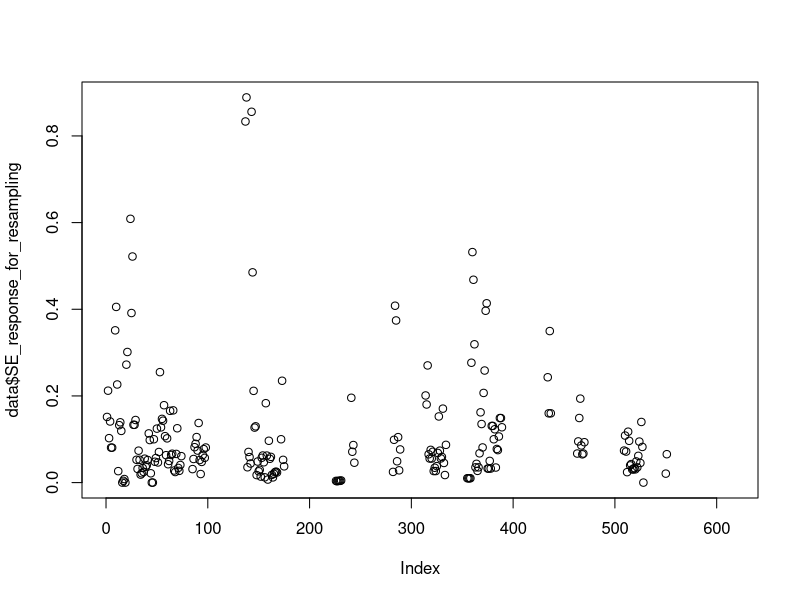

Here is the R script that generated this plot: (Note: this script raises an error after producing the figure.)
# load libraries ----------------------------------------------------------
library(tidyverse)


#### Step 2: read in the data
data<-read_csv(file="raw_data/direct_responses_data_jan2.csv")

#make a unique identifier for each author, pub_year, and response_variable combination
data$study<-as.factor(paste(data$Author, data$Pub_Year, data$English_Name, 
                            data$Life_stage, data$Response_variable, data$treatment_var))
#check units of oxygen entered
#View(data %>%
#  filter(treatment_var=="oxygen")) 
#checked website, seems fine

# make upper and lower SE, convert 95CI to upper and lower SE for some data
data$lowerSE<-ifelse(is.na(data$LCI_response), 
                     data$response-data$SE_response, 
                     data$response-((data$response-data$LCI_response)/1.96))
data$upperSE<-ifelse(is.na(data$UCI_response), 
                     data$response+data$SE_response, 
                     data$response+((data$UCI_response-data$response)/1.96))


#check first zeros - these are somewhat nonsensical as negatives:
#photosyntehsis, growth rate, activity
filter(data, response<0)

#recenter negative response values to 0, carry upper error distribution
#also limit negative values to 0
#data<-data %>%
#  mutate(rec_lowerSE=ifelse(lowerSE<0.01, 0.01, lowerSE), #limit lower SE to min 0.01
#         rec_upperSE=ifelse(response<0, max(upperSE-response, 0.01), upperSE), # limit upper SE to min 0.01
#         recentered_response=(ifelse(response<0.01, 0.01, response))) # limit response to 0.01
#maybe I only did this because I was going to take logs???
#try not doing it
#calculate variables within each study
data<-data %>% 
  group_by(study) %>%
  mutate(max_response=max(response),   #add columns of max response and log response relative to max
         rel_response=(response/max_response), #relative response to max
         rel_upperSE=(upperSE/max_response),
         rel_lowerSE=(lowerSE/max_response),
         SE_response_for_resampling=rel_upperSE-rel_response) %>%
  ungroup()
plot(data$SE_response_for_resampling)


filter(data, rel_response<0)

#calculate variables within each study
#potentially delete this:
#data<-data %>% 
#  group_by(study) %>%
#  mutate(max_response=max(recentered_response),   #add columns of max response and log response relative to max
#  rel_response=(recentered_response/max_response), #log of relative response to max
#  rel_upperSE=(rec_upperSE/max_response),
#  rel_lowerSE=(rec_lowerSE/max_response),
#  SE_response_for_resampling=rel_upperSE-rel_response) %>%
#  ungroup()


data$SE_response_for_resampling<-ifelse(is.na(
  data$SE_response_for_resampling), 0, 
  data$SE_response_for_resampling) #change NAs to 0


#change treatment_var from CO2 to pH if only pH data are available
data<-data %>%
  mutate(treatment_var=ifelse(!is.na(data$pH) & is.na(data$CO2), 
                                   "pH", treatment_var))

#add a column with the important treatment value
data<-data %>%
  mutate(treat_value=case_when(data$treatment_var=="CO2"~CO2,
                             data$treatment_var=="oxygen"~oxygen,
                             data$treatment_var=="salinity"~salinity,
                             data$treatment_var=="temperature"~temperature,
                             data$treatment_var=="pH"~pH,
                             TRUE ~ -99))

filter(data,treat_value==(-99))

write.csv(data, "processed_data/201230_Schmidt_biotic_responses_data.csv")

